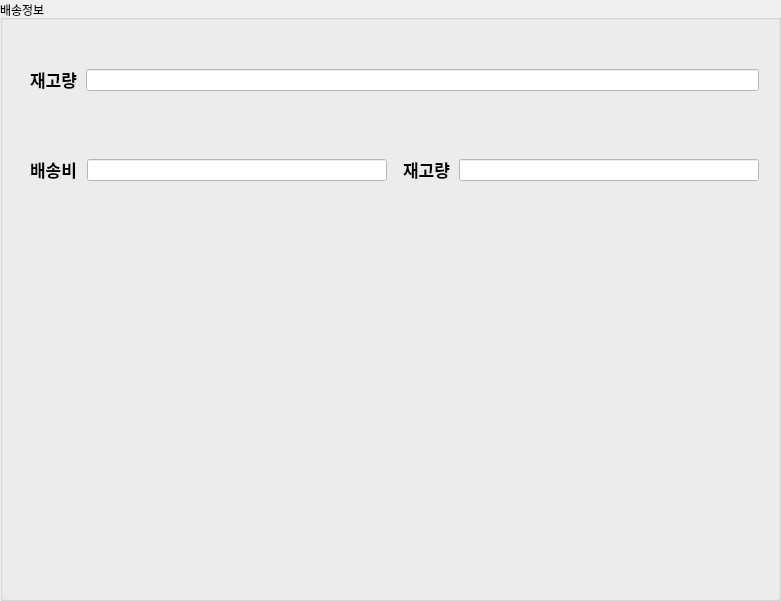
         <widget class="QGroupBox" name="groupBox_4">
          <property name="geometry">
           <rect>
            <x>910</x>
            <y>960</y>
            <width>781</width>
            <height>601</height>
           </rect>
          </property>
          <property name="title">
           <string>배송정보</string>
          </property>
          <widget class="QWidget" name="horizontalLayoutWidget_7">
           <property name="geometry">
            <rect>
             <x>20</x>
             <y>40</y>
             <width>751</width>
             <height>80</height>
            </rect>
           </property>
           <layout class="QHBoxLayout" name="horizontalLayout_13">
            <property name="leftMargin">
             <number>6</number>
            </property>
            <property name="topMargin">
             <number>6</number>
            </property>
            <property name="rightMargin">
             <number>6</number>
            </property>
            <property name="bottomMargin">
             <number>6</number>
            </property>
            <item>
             <layout class="QHBoxLayout" name="horizontalLayout_23">
              <property name="spacing">
               <number>5</number>
              </property>
              <property name="leftMargin">
               <number>0</number>
              </property>
              <property name="topMargin">
               <number>6</number>
              </property>
              <property name="rightMargin">
               <number>6</number>
              </property>
              <property name="bottomMargin">
               <number>6</number>
              </property>
              <item>
               <widget class="QLabel" name="label_27">
                <property name="sizePolicy">
                 <sizepolicy hsizetype="Fixed" vsizetype="Fixed">
                  <horstretch>0</horstretch>
                  <verstretch>0</verstretch>
                 </sizepolicy>
                </property>
                <property name="minimumSize">
                 <size>
                  <width>55</width>
                  <height>35</height>
                 </size>
                </property>
                <property name="font">
                 <font>
                  <family>맑은 고딕</family>
                  <pointsize>13</pointsize>
                  <weight>75</weight>
                  <bold>true</bold>
                 </font>
                </property>
                <property name="text">
                 <string>재고량</string>
                </property>
                <property name="alignment">
                 <set>Qt::AlignCenter</set>
                </property>
               </widget>
              </item>
              <item>
               <widget class="QLineEdit" name="lineEdit_Quantity_2">
                <property name="styleSheet">
                 <string notr="true">background-color: rgb(255, 255, 255);</string>
                </property>
               </widget>
              </item>
             </layout>
            </item>
           </layout>
          </widget>
          <widget class="QWidget" name="horizontalLayoutWidget_8">
           <property name="geometry">
            <rect>
             <x>20</x>
             <y>130</y>
             <width>751</width>
             <height>80</height>
            </rect>
           </property>
           <layout class="QHBoxLayout" name="horizontalLayout_28">
            <property name="leftMargin">
             <number>6</number>
            </property>
            <property name="topMargin">
             <number>6</number>
            </property>
            <property name="rightMargin">
             <number>6</number>
            </property>
            <property name="bottomMargin">
             <number>6</number>
            </property>
            <item>
             <layout class="QHBoxLayout" name="horizontalLayout_29">
              <property name="spacing">
               <number>6</number>
              </property>
              <property name="leftMargin">
               <number>0</number>
              </property>
              <property name="topMargin">
               <number>6</number>
              </property>
              <property name="rightMargin">
               <number>6</number>
              </property>
              <property name="bottomMargin">
               <number>6</number>
              </property>
              <item>
               <widget class="QLabel" name="label_29">
                <property name="sizePolicy">
                 <sizepolicy hsizetype="Fixed" vsizetype="Fixed">
                  <horstretch>0</horstretch>
                  <verstretch>0</verstretch>
                 </sizepolicy>
                </property>
                <property name="minimumSize">
                 <size>
                  <width>55</width>
                  <height>35</height>
                 </size>
                </property>
                <property name="font">
                 <font>
                  <family>맑은 고딕</family>
                  <pointsize>13</pointsize>
                  <weight>75</weight>
                  <bold>true</bold>
                 </font>
                </property>
                <property name="text">
                 <string>배송비</string>
                </property>
                <property name="alignment">
                 <set>Qt::AlignCenter</set>
                </property>
               </widget>
              </item>
              <item>
               <widget class="QLineEdit" name="lineEdit_Price_5">
                <property name="styleSheet">
                 <string notr="true">background-color: rgb(255, 255, 255);</string>
                </property>
               </widget>
              </item>
             </layout>
            </item>
            <item>
             <layout class="QHBoxLayout" name="horizontalLayout_30">
              <property name="spacing">
               <number>5</number>
              </property>
              <property name="leftMargin">
               <number>0</number>
              </property>
              <property name="topMargin">
               <number>6</number>
              </property>
              <property name="rightMargin">
               <number>6</number>
              </property>
              <property name="bottomMargin">
               <number>6</number>
              </property>
              <item>
               <widget class="QLabel" name="label_30">
                <property name="sizePolicy">
                 <sizepolicy hsizetype="Fixed" vsizetype="Fixed">
                  <horstretch>0</horstretch>
                  <verstretch>0</verstretch>
                 </sizepolicy>
                </property>
                <property name="minimumSize">
                 <size>
                  <width>55</width>
                  <height>35</height>
                 </size>
                </property>
                <property name="font">
                 <font>
                  <family>맑은 고딕</family>
                  <pointsize>13</pointsize>
                  <weight>75</weight>
                  <bold>true</bold>
                 </font>
                </property>
                <property name="text">
                 <string>재고량</string>
                </property>
                <property name="alignment">
                 <set>Qt::AlignCenter</set>
                </property>
               </widget>
              </item>
              <item>
               <widget class="QLineEdit" name="lineEdit_Quantity_4">
                <property name="styleSheet">
                 <string notr="true">background-color: rgb(255, 255, 255);</string>
                </property>
               </widget>
              </item>
             </layout>
            </item>
           </layout>
          </widget>
         </widget>
